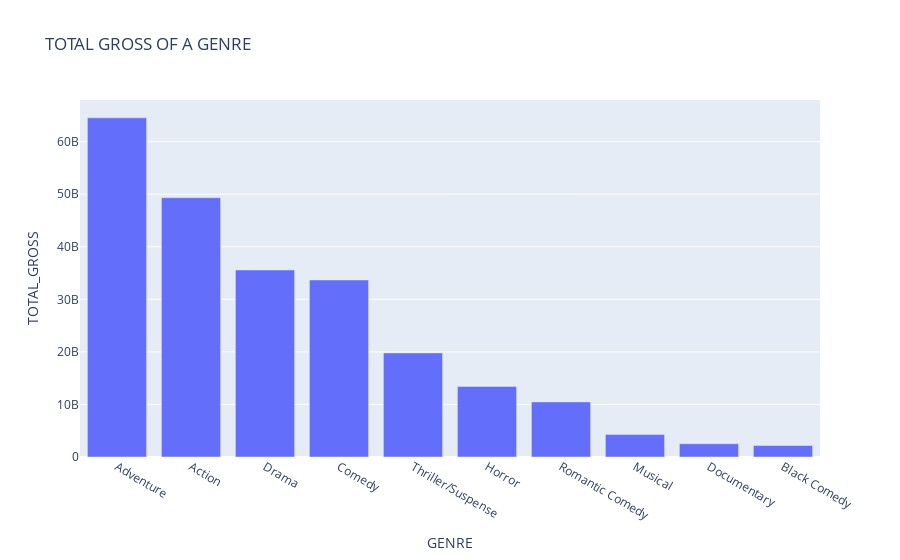

Notebook code for this chart:
### Markdown cell above
GENRE VS TOTAL GROSS

### Code cell
fourth_data_x = genre_data['GENRES']
fourth_data_y=genre_data['TOTAL GROSS']
fourth_graph_data = pd.DataFrame(dict(GENRE=fourth_data_x,TOTAL_GROSS=fourth_data_y))
fourth_graph = px.bar(fourth_graph_data,x='GENRE',y='TOTAL_GROSS',title='TOTAL GROSS OF A GENRE')
fourth_graph.show()

### Figure 1 — Plotly figure (JSON) as saved in the notebook; plotly's stock layout.template omitted (floating-point values rounded to 4 significant figures)
{"data": [{"alignmentgroup": "True", "hovertemplate": "GENRE=%{x}<br>TOTAL_GROSS=%{y}<extra></extra>", "legendgroup": "", "marker": {"color": "#636efa", "pattern": {"shape": ""}}, "name": "", "offsetgroup": "", "orientation": "v", "showlegend": false, "textposition": "auto", "type": "bar", "x": ["Adventure", "Action", "Drama", "Comedy", "Thriller/Suspense", "Horror", "Romantic Comedy", "Musical", "Documentary", "Black Comedy"], "xaxis": "x", "y": [64529536530, 49339974493, 35586177269, 33687992318, 19810201102, 13430378699, 10480124374, 4293988317, 2519513142, 2185433323], "yaxis": "y"}], "layout": {"autosize": true, "barmode": "relative", "legend": {"tracegroupgap": 0}, "title": {"text": "TOTAL GROSS OF A GENRE"}, "xaxis": {"anchor": "y", "autorange": true, "domain": [0, 1], "range": [-0.5, 9.5], "title": {"text": "GENRE"}, "type": "category"}, "yaxis": {"anchor": "x", "autorange": true, "domain": [0, 1], "range": [0, 67930000000.0], "title": {"text": "TOTAL_GROSS"}, "type": "linear"}}}
